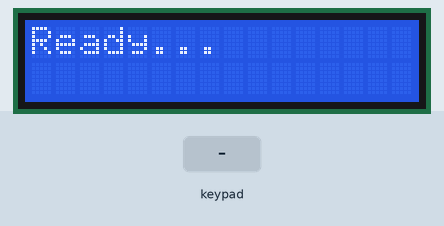
Simulated run of this sketch. Board: Raspberry Pi Pico. Parts: 16×2 character LCD. The test bench sets the inputs (shaded band).

Above: at 0.1 s.
2.3 s: keypad keys 2 6 2 2 2 1 2 0 * pressed 0.4 s apart
At 6.2 s:
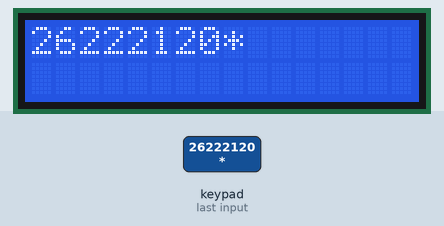
7.4 s: key '+' pressed
8.9 s: key '/' pressed
At 10.0 s:
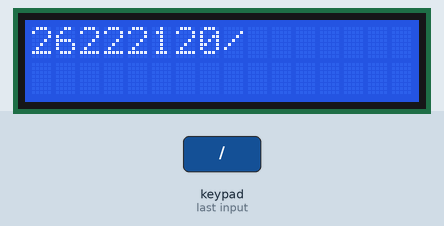
10.4 s: keypad keys 2 6 2 2 2 1 2 0 pressed 0.4 s apart
At 13.6 s:
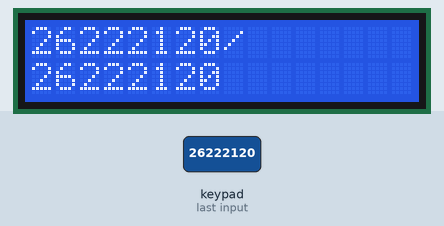
15.1 s: keypad keys 6 * 7 = pressed 0.4 s apart
At 16.7 s:
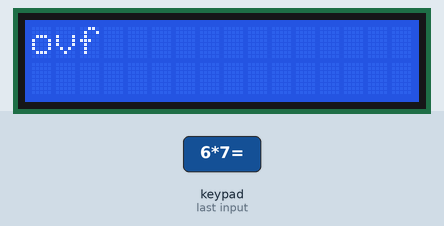
18.2 s: key '2' pressed
At 19.4 s:
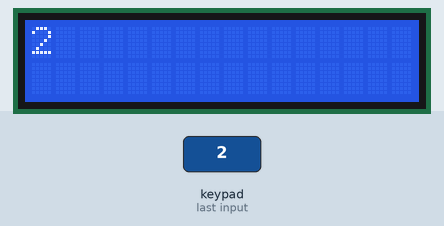
Timing chart, 0 to 20.7 s (numbered marks = the images above; inputs shaded):
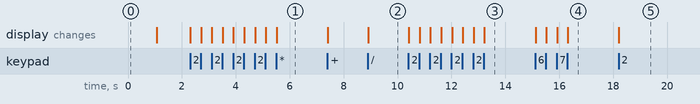

The sketch:

sketch.ino
```cpp
#include <Keypad.h>
#include <Wire.h>
#include <LiquidCrystal_I2C.h>

// Initialize LCD at I2C address 0x27, 16 columns, 2 rows
LiquidCrystal_I2C lcd(0x27, 16, 2);

const uint8_t ROWS = 4;
const uint8_t COLS = 4;

// Physical keys mapped to calculation symbols
// A = '+', B = '-', C = '*', D = '/'
// * = 'C' (Clear), # = '=' (Equals)
char keys[ROWS][COLS] = {
  { '1', '2', '3', '+' },
  { '4', '5', '6', '-' },
  { '7', '8', '9', '*' },
  { 'C', '0', '=', '/' }
};

// Original pin configuration
uint8_t rowPins[ROWS] = { 26, 22, 21, 20 };
uint8_t colPins[COLS] = { 19, 18, 17, 16 };

Keypad keypad = Keypad(makeKeymap(keys), rowPins, colPins, ROWS, COLS);

String num1 = "";
String num2 = "";
char op = 0;
bool isResult = false;

void setup() {
  // Set explicit I2C pins for Raspberry Pi Pico
  Wire.setSDA(4);
  Wire.setSCL(5);
  Wire.begin();

  lcd.init();
  lcd.backlight();
  lcd.setCursor(0, 0);
  lcd.print("Ready...");
  delay(1000);
  lcd.clear();
}

void loop() {
  char key = keypad.getKey();

  if (key != NO_KEY) {
    if (key == 'C') { // Clear everything
      num1 = "";
      num2 = "";
      op = 0;
      isResult = false;
      lcd.clear();
    }
    else if (key == '=') { // Calculate
      if (num1 != "" && num2 != "" && op != 0) {
        float n1 = num1.toFloat();
        float n2 = num2.toFloat();
        float result = 0;

        if (op == '+') result = n1 + n2;
        else if (op == '-') result = n1 - n2;
        else if (op == '*') result = n1 * n2;
        else if (op == '/') {
          if (n2 == 0) {
            lcd.clear();
            lcd.print("Div by Zero");
            num1 = ""; num2 = ""; op = 0;
            return;
          }
          result = n1 / n2;
        }

        lcd.clear();
        lcd.print(result);

        // Store result for chained calculations
        num1 = String(result);
        num2 = "";
        op = 0;
        isResult = true;
      }
    }
    else if (key == '+' || key == '-' || key == '*' || key == '/') {
      if (num1 != "") {
        op = key;
        isResult = false;
        lcd.clear();
        lcd.print(num1);
        lcd.print(op);
      }
    }
    else { // Number keys
      if (isResult) {
        // Start fresh if typing a new number after equals
        num1 = String (key);
        isResult = false;
        lcd.clear();
        lcd.print(num1);
      } else {
        if (op == 0) {
          num1 += key;
          lcd.clear();
          lcd.print(num1);
        } else {
          num2 += key;
          lcd.clear();
          lcd.print(num1);
          lcd.print(op);
          lcd.setCursor(0, 1);
          lcd.print(num2);
        }
      }
    }
  }
}
```

Measured:
- after the input at 2.3 s, the display: first changes at once (image 1 shows a later state)
- after the input at 8.9 s, the display: changes at once (image 2)
- after the input at 10.4 s, the display: first changes at once (image 3 shows a later state)
- after the input at 15.1 s, the display: first changes at once (image 4 shows a later state)
- after the input at 18.2 s, the display: changes at once (image 5)
